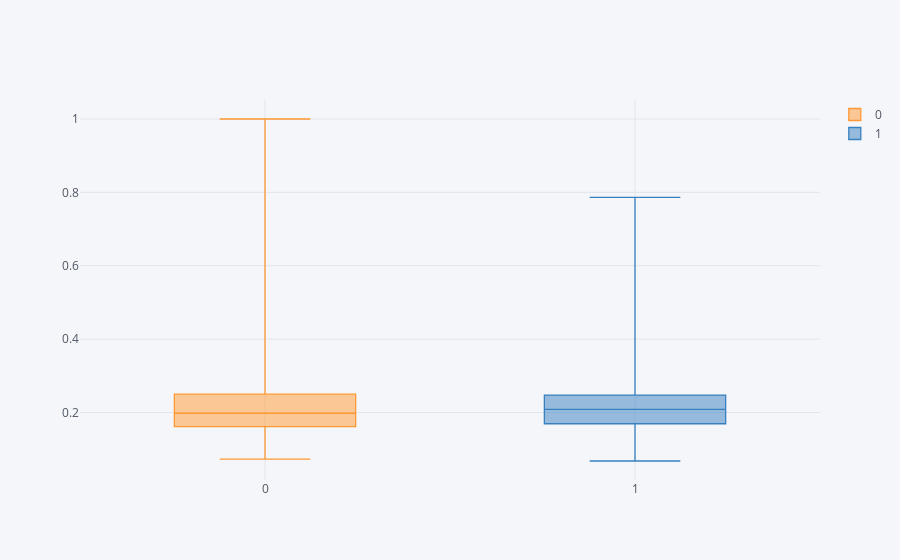

Write notebook code for a chart like this one.
### Code cell
#Number of Charracter
df['nr_of_char'] = df['Headline'].str.len()
df['nr_of_char'] = df['nr_of_char'] / df['nr_of_char'].max()
df[['label', 'nr_of_char']].pivot(columns = 'label', values = 'nr_of_char').iplot(kind = 'box')

### Figure 1 — Plotly figure (JSON) as saved in the notebook; plotly's stock layout.template omitted (floating-point values rounded to 4 significant figures; data arrays with more than 128 entries replaced by an {"elided": "..."} marker saying what was removed)
{"data": [{"boxpoints": false, "line": {"width": 1.3}, "marker": {"color": "rgba(255, 153, 51, 1.0)"}, "name": "0", "orientation": "v", "y": {"elided": "1836 float values"}, "type": "box"}, {"boxpoints": false, "line": {"width": 1.3}, "marker": {"color": "rgba(55, 128, 191, 1.0)"}, "name": "1", "orientation": "v", "y": {"elided": "1836 float values"}, "type": "box"}], "layout": {"legend": {"bgcolor": "#F5F6F9", "font": {"color": "#4D5663"}}, "paper_bgcolor": "#F5F6F9", "plot_bgcolor": "#F5F6F9", "title": {"font": {"color": "#4D5663"}}, "xaxis": {"gridcolor": "#E1E5ED", "showgrid": true, "tickfont": {"color": "#4D5663"}, "title": {"font": {"color": "#4D5663"}, "text": ""}, "zerolinecolor": "#E1E5ED", "type": "category", "range": [-0.5, 1.5], "autorange": true}, "yaxis": {"gridcolor": "#E1E5ED", "showgrid": true, "tickfont": {"color": "#4D5663"}, "title": {"font": {"color": "#4D5663"}, "text": ""}, "zerolinecolor": "#E1E5ED", "type": "linear", "range": [0.01591, 1.052], "autorange": true}, "autosize": true}}
